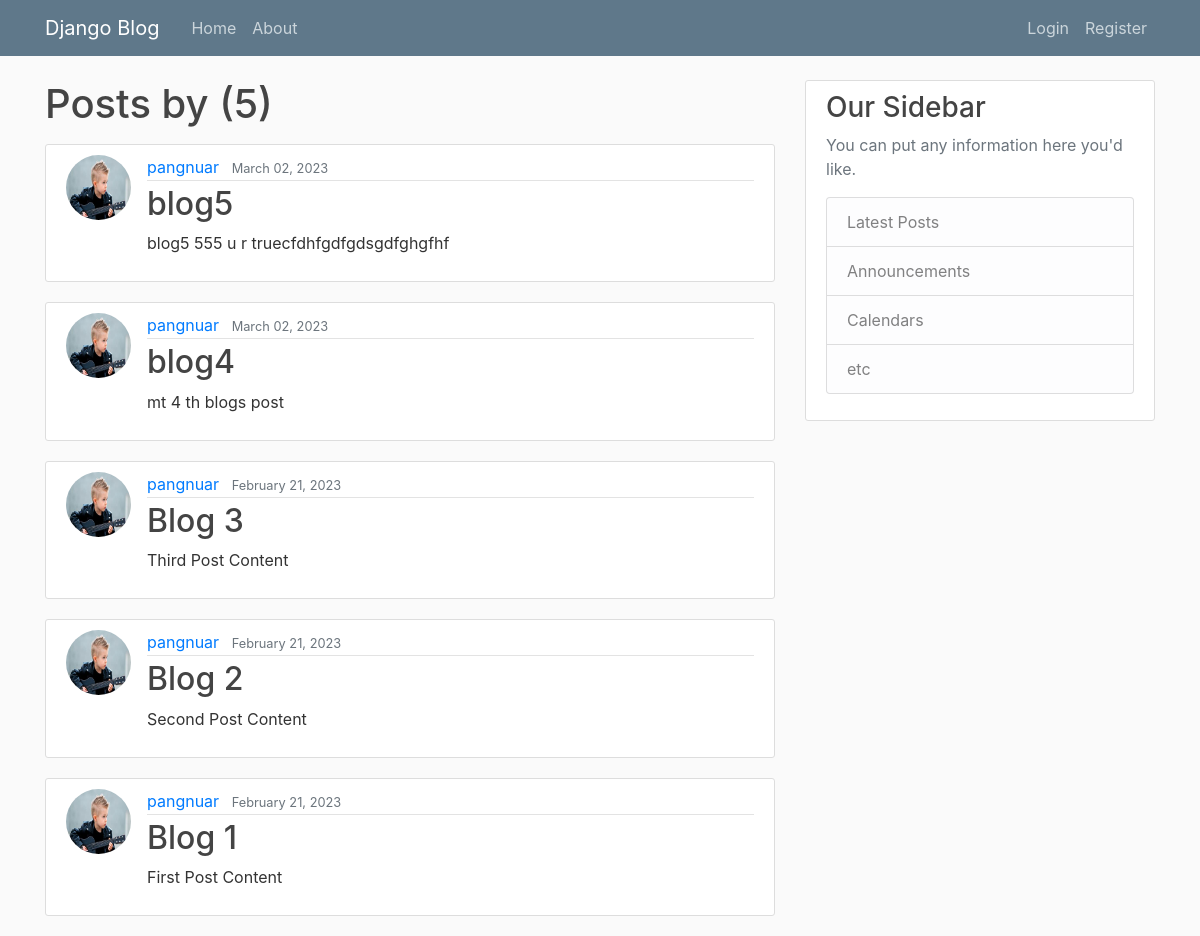
/user/pangnuar, run on the app's committed database.
### TestApp/models.py (models this page shows, shortened)
class Post(models.Model):
    title = models.CharField(max_length=100)
    content = models.TextField()
    date_posted = models.DateTimeField(default=timezone.now)
    author = models.ForeignKey(User,on_delete=models.CASCADE)

### users/models.py (models this page shows, shortened)
class Profile(models.Model):
    user = models.OneToOneField(User, on_delete=models.CASCADE)
    image = models.ImageField(default='default.jpg',upload_to='profile_pics')

### TestApp/views.py (the view)
# urls.py: path('user/<str:username>', UserPostListView.as_view(), name="user-posts"),
class UserPostListView(ListView):
    model = Post
    template_name = 'testapp/user_posts.html' # <app>/<model>_<view type>,html
    context_object_name = 'posts'
    paginate_by = 5
    def get_queryset(self):
        user = get_object_or_404(User,username=self.kwargs.get('username'))
        return Post.objects.filter(author=user).order_by('-date_posted')

### TestApp/templates/testapp/user_posts.html (shortened to what this page needs)
{% extends "testapp/base.html" %}
{% block content %}
    <h1 class="mb-3">Posts by {{ views.kwargs.username }} ({{ page_obj.paginator.count }})</h1>
    {% for post in posts %}
    <article class="media content-section">
      <img src="{{ post.author.profile.image.url }}" class="rounded-circle article-img">
        <div class="media-body">
          <div class="article-metadata">
            <a class="mr-2" href="{% url 'user-posts' post.author.username %}">{{ post.author }}</a>
            <small class="text-muted">{{ post.date_posted|date:"F d, Y" }}</small>
          </div>
          <h2><a class="article-title" href="{% url 'post-detail' post.id %}">{{ post.title }}</a></h2>
          <p class="article-content">{{ post.content }}</p>
        </div>
      </article>
    {% endfor %}
{% endblock content %}

### TestApp/static/testapp/main.css (style rules this page uses)
body { background: #fafafa; color: #333333; margin-top: 5rem; }
h1, h2, h3, h4, h5, h6 { color: #444444; }
.content-section { background: #ffffff; padding: 10px 20px; border: 1px solid #dddddd; border-radius: 3px; margin-bottom: 20px; }
.article-title { color: #444444; }
.article-content { white-space: pre-line; }
.article-img { height: 65px; width: 65px; margin-right: 16px; }
.article-metadata { padding-bottom: 1px; margin-bottom: 4px; border-bottom: 1px solid #e3e3e3 }

### data on the page
Post: author.profile.image (picture), author "pangnuar", date_posted "March 02, 2023", title "blog5", content "blog5 555 u r truecfdhfgdfgdsgdfghgfhf"
Post: author.profile.image (picture), author "pangnuar", date_posted "March 02, 2023", title "blog4", content "mt 4 th blogs post"
Post: author.profile.image (picture), author "pangnuar", date_posted "February 21, 2023", title "Blog 3", content "Third Post Content"
Post: author.profile.image (picture), author "pangnuar", date_posted "February 21, 2023", title "Blog 2", content "Second Post Content"
Post: author.profile.image (picture), author "pangnuar", date_posted "February 21, 2023", title "Blog 1", content "First Post Content"

### other printed values
{{ page_obj.paginator.count }} "5"
